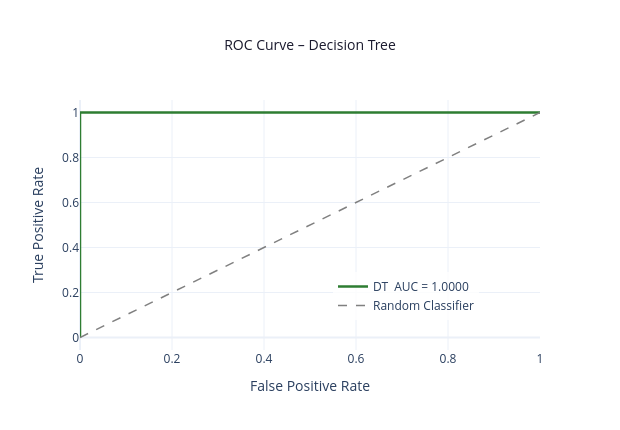

Here is the notebook cell this chart was saved with:
### Code cell
fig_roc_dt = go.Figure()
fig_roc_dt.add_trace(go.Scatter(
    x=fpr_dt, y=tpr_dt, mode='lines',
    name=f'DT  AUC = {auc_dt:.4f}',
    line=dict(color='#2e7d32', width=2.5)
))
fig_roc_dt.add_trace(go.Scatter(
    x=[0, 1], y=[0, 1], mode='lines',
    line=dict(color='gray', dash='dash', width=1.5),
    name='Random Classifier'
))
fig_roc_dt.update_layout(
    title=dict(text='ROC Curve – Decision Tree',
               font=dict(size=14, color='#1a1a2e'), x=0.5),
    xaxis_title='False Positive Rate',
    yaxis_title='True Positive Rate',
    height=430, width=620, plot_bgcolor='white',
    legend=dict(x=0.55, y=0.12, bgcolor='rgba(255,255,255,0.8)')
)
fig_roc_dt.show()

### Figure 1 — Plotly figure (JSON) as saved in the notebook; plotly's stock layout.template omitted (floating-point values rounded to 4 significant figures)
{"data": [{"line": {"color": "#2e7d32", "width": 2.5}, "mode": "lines", "name": "DT  AUC = 1.0000", "type": "scatter", "x": [0.0, 0.0, 1.0], "y": [0.0, 1.0, 1.0]}, {"line": {"color": "gray", "dash": "dash", "width": 1.5}, "mode": "lines", "name": "Random Classifier", "type": "scatter", "x": [0, 1], "y": [0, 1]}], "layout": {"height": 430, "legend": {"bgcolor": "rgba(255,255,255,0.8)", "x": 0.55, "y": 0.12}, "plot_bgcolor": "white", "title": {"font": {"color": "#1a1a2e", "size": 14}, "text": "ROC Curve – Decision Tree", "x": 0.5}, "width": 620, "xaxis": {"title": {"text": "False Positive Rate"}}, "yaxis": {"title": {"text": "True Positive Rate"}}}}
